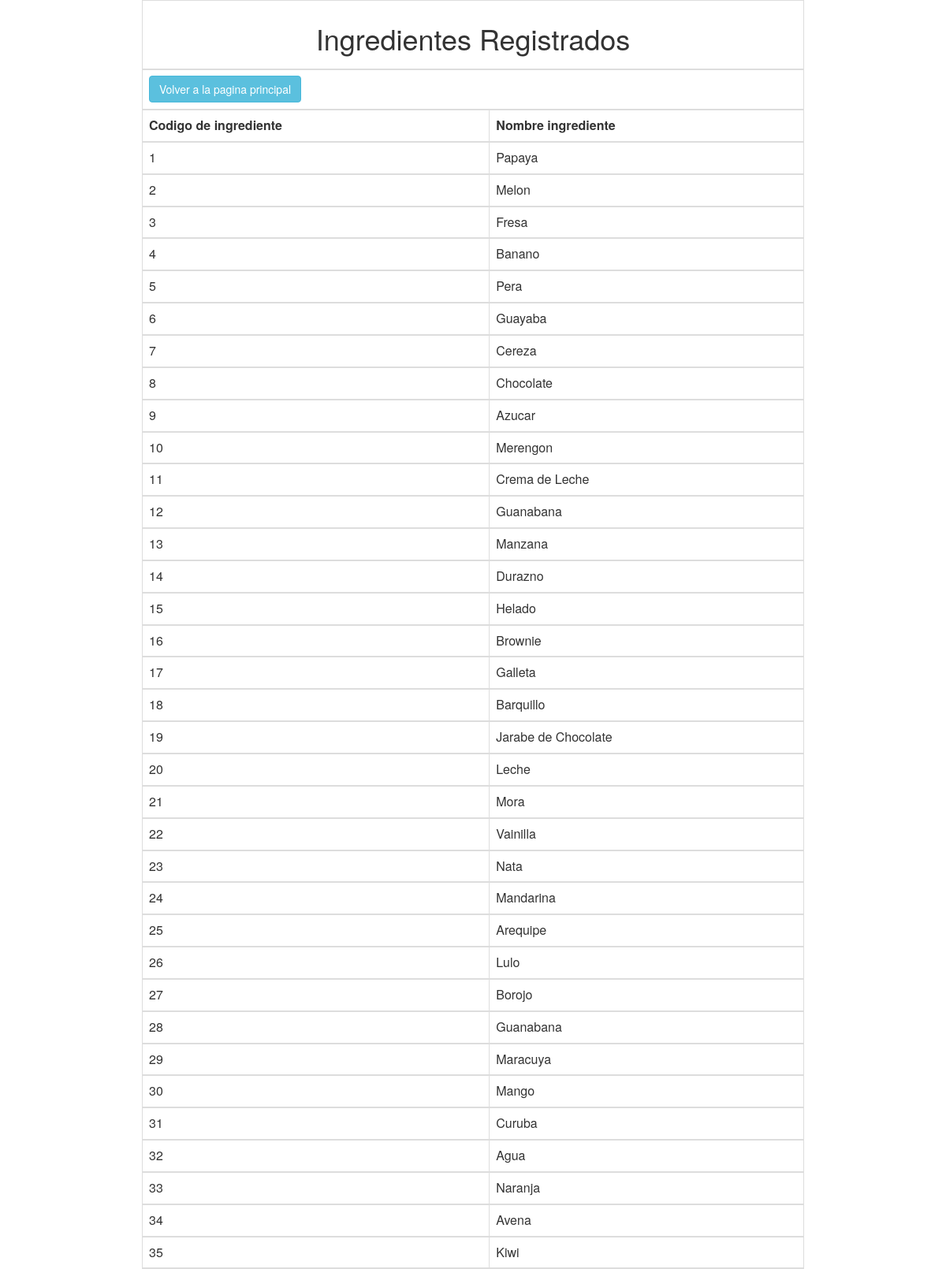
Screenshot of /Vista/Empleado/ingredientesres.php (signed in) with the database file from the repository.
### tables this page shows
CREATE TABLE IF NOT EXISTS `ingrediente` (
  `cod_ingrediente` int(11) NOT NULL AUTO_INCREMENT,
  `Nom_ing` varchar(45) NOT NULL,
  `Valor_ing` decimal(10,0) NOT NULL,
  `cant_existente` int(11) NOT NULL,
  `Stock_max` int(11) NOT NULL,
  `Stock_min` int(11) NOT NULL,
  `Estado_ing` tinyint(1) NOT NULL,
  `Peso_ing` int(11) DEFAULT NULL,
  `Proveedor_IdPROVEEDOR` int(11) NOT NULL,
  PRIMARY KEY (`cod_ingrediente`),
  KEY `fk_Ingrediente_Proveedor1_idx` (`Proveedor_IdPROVEEDOR`)
);

### Vista/Empleado/ingredientesres.php (the view, shortened to what this page needs)
<?php
require("../../Modelo/conexion.php");
?>
<html>
<head>
        <link rel="stylesheet" href="https://maxcdn.bootstrapcdn.com/bootstrap/3.3.6/css/bootstrap.min.css" />
    </head>
<body>
<center>
<table class="table table-bordered" style="max-width: 70%; margin: auto;">
     <thead>
        <tr>
            <th colspan="8"><h1 align="center">Ingredientes Registrados</h1></th>
        <tr>
<tr>
<th colspan="12"><button class="btn btn-info"><a href="inicio_empleado.php" style="color:white">Volver a la pagina principal</a></button></th>
</tr>
    <tr>
        <td><b>Codigo de ingrediente</b></td>
        <td><b>Nombre ingrediente</b></td>
   </tr>
<?php  $consulta=("SELECT * FROM ingrediente");
        $resultado= mysqli_query($con, $consulta);
        while($dato=mysqli_fetch_array($resultado)){?>
    <tr>
        <td><?php echo $dato['cod_ingrediente']; ?></td>
        <td><?php echo $dato['Nom_ing']; ?></td>
    </tr>
<?php } ?>
</table>
</center>
</body>
<html>

### Vista/Empleado/ingredientesres.php (style rules this page uses)
body { background-image: url(../Administrador/img/fondo.jpg); }

### rows the page displays
ingrediente: cod_ingrediente "1", Nom_ing "Papaya"
ingrediente: cod_ingrediente "2", Nom_ing "Melon"
ingrediente: cod_ingrediente "3", Nom_ing "Fresa"
ingrediente: cod_ingrediente "4", Nom_ing "Banano"
ingrediente: cod_ingrediente "5", Nom_ing "Pera"
ingrediente: cod_ingrediente "6", Nom_ing "Guayaba"
ingrediente: cod_ingrediente "7", Nom_ing "Cereza"
ingrediente: cod_ingrediente "8", Nom_ing "Chocolate"
ingrediente: cod_ingrediente "9", Nom_ing "Azucar"
ingrediente: cod_ingrediente "10", Nom_ing "Merengon"
ingrediente: cod_ingrediente "11", Nom_ing "Crema de Leche"
ingrediente: cod_ingrediente "12", Nom_ing "Guanabana"
ingrediente: cod_ingrediente "13", Nom_ing "Manzana"
ingrediente: cod_ingrediente "14", Nom_ing "Durazno"
ingrediente: cod_ingrediente "15", Nom_ing "Helado"
ingrediente: cod_ingrediente "16", Nom_ing "Brownie"
ingrediente: cod_ingrediente "17", Nom_ing "Galleta"
ingrediente: cod_ingrediente "18", Nom_ing "Barquillo"
ingrediente: cod_ingrediente "19", Nom_ing "Jarabe de Chocolate"
ingrediente: cod_ingrediente "20", Nom_ing "Leche"
ingrediente: cod_ingrediente "21", Nom_ing "Mora"
ingrediente: cod_ingrediente "22", Nom_ing "Vainilla"
ingrediente: cod_ingrediente "23", Nom_ing "Nata"
ingrediente: cod_ingrediente "24", Nom_ing "Mandarina"
ingrediente: cod_ingrediente "25", Nom_ing "Arequipe"
ingrediente: cod_ingrediente "26", Nom_ing "Lulo"
ingrediente: cod_ingrediente "27", Nom_ing "Borojo"
ingrediente: cod_ingrediente "28", Nom_ing "Guanabana"
ingrediente: cod_ingrediente "29", Nom_ing "Maracuya"
ingrediente: cod_ingrediente "30", Nom_ing "Mango"
ingrediente: cod_ingrediente "31", Nom_ing "Curuba"
ingrediente: cod_ingrediente "32", Nom_ing "Agua"
ingrediente: cod_ingrediente "33", Nom_ing "Naranja"
ingrediente: cod_ingrediente "34", Nom_ing "Avena"
ingrediente: cod_ingrediente "35", Nom_ing "Kiwi"
